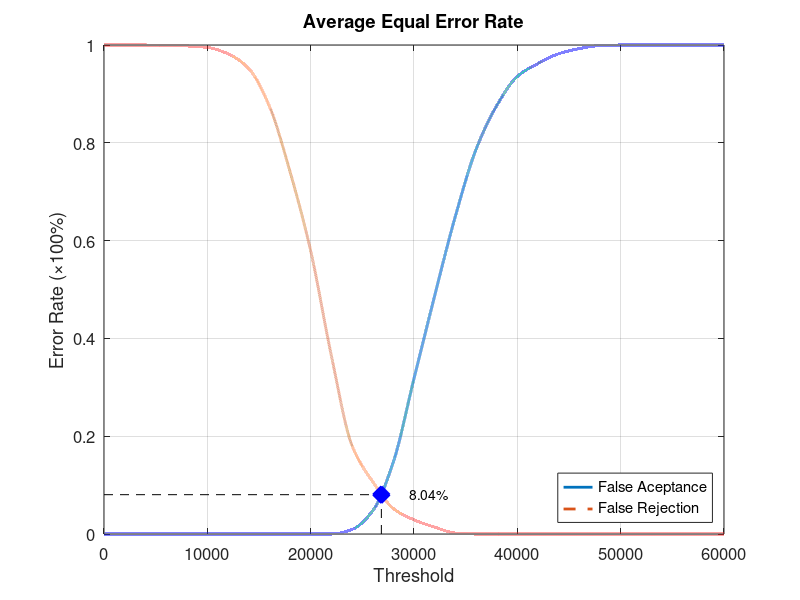
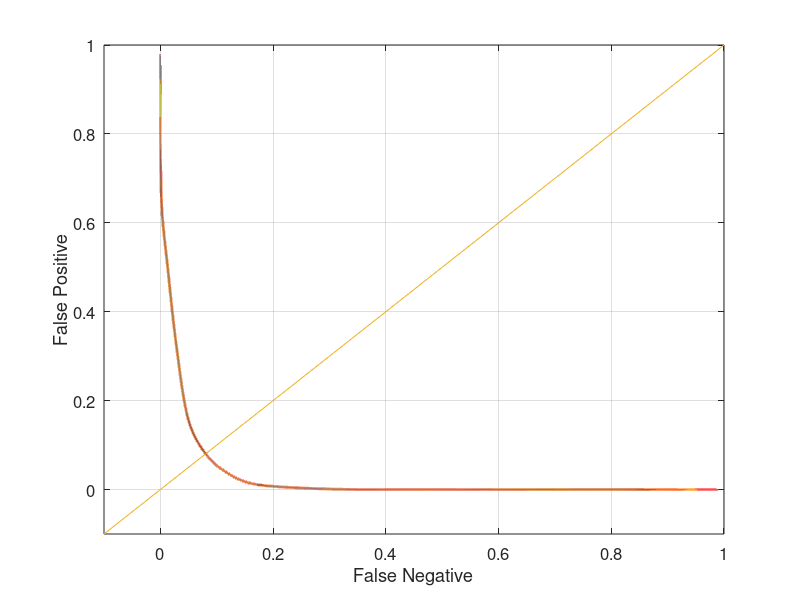

Here is the MATLAB script that generated these plots, in order:
function yEER = Database3Average
close all;
clear;
clc;
x = 0:2000:60000;
xq = 0:0.5:60000;

y0 = [0 0 0 0 0 0 0 0 0 0 0 0 0.00947368 0.0473684 0.147368 0.317895 0.487368 0.649474 0.786316 0.875789 0.935789 0.962105 0.982105 0.992632 0.998947 1 1 1 1 1 1];
yy0 = interp1(x, y0, xq, 'pchip');
y1 = [1 1 1 0.998 0.998 0.995 0.982 0.952 0.875 0.741 0.579 0.365 0.181 0.107 0.052 0.029 0.014 0.002 0 0 0 0 0 0 0 0 0 0 0 0 0];
yy1 = interp1(x, y1, xq, 'pchip');

% Calculating EER: 
y2 = abs(y0 - y1);
find(y2 == min(y2))
yy2 = abs(yy0 - yy1);
xEER = find(yy2 == min(yy2));
xEERIndex = xq(xEER) % X-axis EER
yEER = yy0(xEER) % Y-axis EER

main = figure
plot(xq, yy0,'-','LineWidth', 2);	hold on
plot(xq, yy1,'--','LineWidth', 2);	hold on
plot([xEERIndex xEERIndex], [0 yEER], 'k--');	hold on
plot([0 xEERIndex], [yEER yEER], 'k--');	hold on
plot(xEERIndex, yEER, 'bx', 'LineWidth', 10);	hold on
text(xEERIndex + 10 * xEERIndex / 100, yEER, [num2str(round((10000 * yEER)) / 100) '%'])
legend('False Aceptance', 'False Rejection', 'Location', 'SouthEast')
xlabel('Threshold')
ylabel('Error Rate (\times100%)')
title('Average Equal Error Rate')
set(gca, 'FontSize', 12)
axis([0 60000 0 1])
grid on

print(main, 'Database3AverageMain', '-dpng');
FNRxFPR = figure('Color', [1 1 1]);
plot(yy1, yy0, '-', yy1, yy0, 'LineWidth', 2);
hold on
y = -0.1:0.1:1
plot(y, y); 
set(gca, 'FontSize', 12)
xlabel('False Negative')
ylabel('False Positive')
axis([-0.1 1 -0.1 1])
set(gca, 'FontSize', 12)
grid on

print(FNRxFPR, 'Database3AverageFNRxFPR','-dpng');
end
